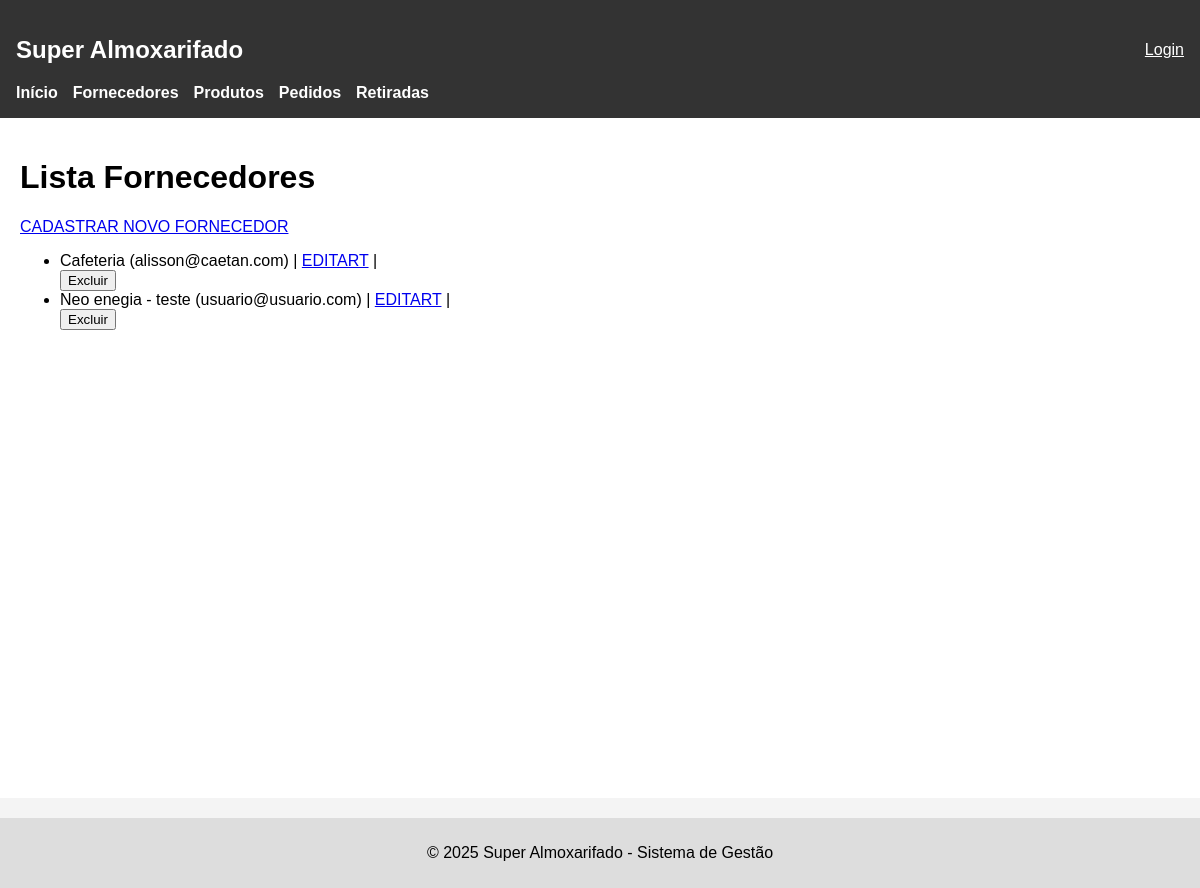
The page /fornecedores/ on the database its author committed.
### apps/fornecedores/models.py (models this page shows, shortened)
class Fornecedor(models.Model):
    nome_empresa = models.CharField(max_length=255)
    contato_nome = models.CharField(max_length=255)
    telefone = models.CharField(max_length=20)
    email = models.EmailField(unique=True)
    endereco = models.TextField()

### apps/fornecedores/views.py (the view)
# urls.py: path('', views.lista_fornecedores, name='lista_fornecedores'),
def lista_fornecedores(request):
    fornecedores = Fornecedor.objects.all()
    context = {'fornecedores': fornecedores}
    return render(request, 'fornecedores/lista.html', context)

### apps/fornecedores/templates/fornecedores/lista.html (shortened to what this page needs)
{% extends 'base.html' %}
{% block conteudo %}
<h1>Lista Fornecedores</h1>
<a href="{% url 'cadastrar_fornecedor' %}">CADASTRAR NOVO FORNECEDOR</a>
<ul>
    {% for forn in fornecedores %}
        <li>
            {{ forn.nome_empresa }} ({{ forn.email | lower }}) |
            <a href="{% url 'editar_fornecedor' forn.id %}">EDITART</a> |
            <form action= "{% url 'excluir_fornecedor' forn.id %}" method="POST">
                <button type="submit">Excluir</button>
            </form>
        </li>
    {% endfor %}
</ul>
{% endblock %}

### templates/base.html (style rules this page uses)
body { font-family: sans-serif; margin: 0; padding: 0; background-color: #f4f4f4; }

### rows shown on the page
Fornecedor: nome_empresa "Cafeteria", email "alisson@caetan.com"
Fornecedor: nome_empresa "Neo enegia - teste", email "usuario@usuario.com"
